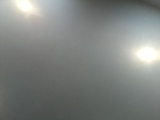
#> input picture RaspberryPiSide/temp.jpg, 160 x 120 px, given in place of the camera
$ python dennisLetter.py
#> lines starting #> are read from the running program, lines starting #| are printed output that depends on the picture; after the words box and inside, x2 and y2 are one past the last pixel; in counts of white or black regions, pixels touching at a corner belong together; long printed decimals are rounded
#!/usr/bin/python3
import numpy as np
import cv2
import time
from datetime import datetime
from datetime import timedelta

divisor = 2
framewidth = 640//divisor
frameheight= 480//divisor

class OuterCam:
     def __init__(self, name, id):
         self.name = name
         self.id = id
         self.cam = cv2.VideoCapture(id)
         self.cam.set(cv2.CAP_PROP_FRAME_WIDTH,  framewidth)
         self.cam.set(cv2.CAP_PROP_FRAME_HEIGHT, frameheight)

         self.dt = datetime.now()
         self.fps=0
         self.count=0

     def read(self):
         delta =  datetime.now()-self.dt
         self.dt = datetime.now()
         self.fps = 1000000//delta.microseconds
         self.count = (self.count+1) % 20
         if self.count==0:
             pass
             #print ("{0} at {1}".format(self.name,self.fps))
         return self.cam.read()

def countContours(img):
     npaContours,_ = cv2.findContours(img,cv2.RETR_EXTERNAL,cv2.CHAIN_APPROX_SIMPLE)
     return len(npaContours)

def main():
     cameras = [
         OuterCam("PiCamera0",0),
         #OuterCam("Logitech1",1),
         #OuterCam("Logitech2",2)
         ]

     for camera in cameras:
         if (camera.cam.isOpened() == False):
             print ("{0} didn't open".format(camera.name))
             return
         else:
             print ("{0} Opened".format(camera.name))

     while(True):
         for camera in cameras:
             ret, frame = camera.read()
             frame = frame[:,:290]

             gray = cv2.cvtColor(frame, cv2.COLOR_BGR2GRAY)
             #blur = cv2.GaussianBlur(gray,(5,5),0)

             #ret3,thresh = cv2.threshold(gray,0,255,cv2.THRESH_BINARY_INV+cv2.THRESH_OTSU)
             thresh  = cv2.adaptiveThreshold(gray, 255, cv2.ADAPTIVE_THRESH_GAUSSIAN_C, cv2.THRESH_BINARY_INV, 25,3)
             cv2.imshow("tthresh",thresh)
             if cv2.waitKey(1) == ord(' '):
                 time.sleep(10)
             #threshcopy = thresh.copy()
             npaContours, _ = cv2.findContours(thresh,cv2.RETR_EXTERNAL,cv2.CHAIN_APPROX_SIMPLE)

             if len(npaContours) > 0:

                 largestcnt = sorted(npaContours, key=cv2.contourArea,reverse=True)[:1][0]
                 x,y,w,h = cv2.boundingRect(largestcnt)
                 cv2.rectangle(frame,(x,y),(x+w,y+h),(0, 255, 0),2)

                 threshROI= thresh[y:y+h, x:x+w]

                 (roiy,roix) = threshROI.shape
                 #print ("y:{0} x:{1}".format(y,x))
                 topROI = threshROI[0:(roiy//3),0:roix]
                 midROI = threshROI[8+(roiy//3):2*roiy//3,0:roix]
                 botROI = threshROI[2*roiy//3:roiy,0:roix]
                 ratio = roix/roiy
                 #cv2.imshow(camera.name+"top",topROI)
                 #cv2.imshow(camera.name+"mid",midROI)
                 #cv2.imshow(camera.name+"bot",botROI)


                 topcount=countContours(topROI)
                 midcount=countContours(midROI)
                 botcount=countContours(botROI)
                 if ratio >0.88 or ratio < 0.65:
                     text="?"
                 elif topcount == 1 and midcount == 1 and botcount == 1:
                     text="S"
                 elif topcount == 2 and midcount == 1 and botcount == 2:
                     text="H"
                 elif topcount == 2 and midcount == 2 and botcount == 1:
                     text="U"
                 else:
                     text="?"

                 print ("{0} {1} {2} {3} {4} {5}".format(camera.name,text,countContours(topROI),countContours(midROI),countContours(botROI),ratio))
                 cv2.putText(frame,text,(x+2,y+h-2),cv2.FONT_HERSHEY_SIMPLEX, 1,(0,255,0),3,cv2.LINE_AA)
             cv2.imshow(camera.name,frame)

             if text=="S":
                 cv2.imshow("mask",thresh)
                 time.sleep(3);
#> this loop made 1 pass; (key q is pressed on pass 1)
#> (x, y, w, h, topcount, midcount, botcount) on pass 1: (104, 0, 56, 13, 2, 0, 1)
#| PiCamera0 ? 2 0 1 4.308
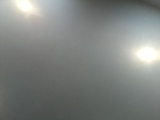
#> input picture RaspberryPiSide/temp.jpg, 160 x 120 px, given in place of the camera
#> pass 1, in main, `thresh  = cv2.adaptiveThreshold(gray, 255, cv2.ADAPTIVE_THRESH_GAUSSIA..`:
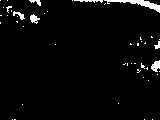
#> thresh: shape (120, 160); 3.2% white; 47 white regions (40 under 20 px), largest, box (x1, y1, x2, y2) and area: (104, 0, 160, 13) 219, (151, 60, 160, 72) 71, (30, 14, 40, 24) 56
#> pass 1, in main, `cv2.imshow(camera.name,frame)`:
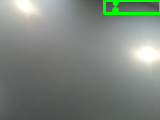
#> window 'PiCamera0': shape (120, 160, 3); mean B, G, R 125.4, 133.1, 124.8


         if cv2.waitKey(1) & 0xFF == ord('q'):
#> (key q is pressed here)
             break

     for camera in cameras:
         camera.cam.release()
     print ("All closed...")
     cv2.destroyAllWindows()


main()
